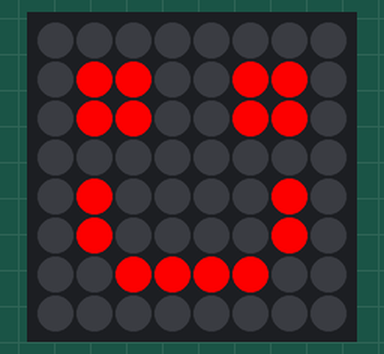
This program was run on a simulated Raspberry Pi (BCM pin numbers) with a Sense HAT. Parts: the Sense HAT's 8×8 RGB LED matrix.

Above: at 0.17 s.
At 1.07 s:
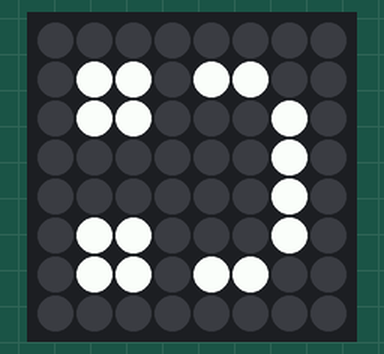

The program:

smileyTest.py
```python
from sense_hat import SenseHat
from time import sleep

sense = SenseHat()

def setSmiley(color = (255, 0, 0)):
  X = color
  O = (0, 0, 0)
  pixels = [
   O, O, O, O, O, O, O, O,
   O, X, X, O, O, X, X, O,
   O, X, X, O, O, X, X, O,
   O, O, O, O, O, O, O, O,
   O, X, O, O, O, O, X, O,
   O, X, O, O, O, O, X, O,
   O, O, X, X, X, X, O, O,
   O, O, O, O, O, O, O, O
  ]
  sense.set_pixels(pixels)


while(True):
  sense.set_rotation(0)
  setSmiley()
  sleep(.3)

  sense.set_rotation(90)
  setSmiley((0, 255, 0))
  sleep(.3)

  sense.set_rotation(180)
  setSmiley((0, 0, 255))
  sleep(.3)

  sense.set_rotation(270)
  setSmiley((255, 255, 255))
  sleep(.3)
```
